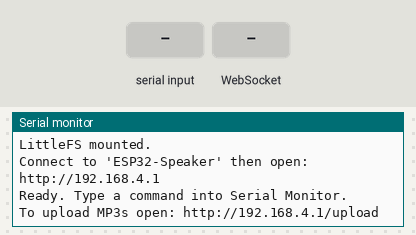
This sketch was run on a simulated ESP32. Parts: the last lines printed to the serial monitor. The inputs (shaded band) are chosen by the test bench. Storage starts empty.

Above: at 2.2 s.
2.3 s: "BEEP,1\n" received over Serial
At 3.4 s:
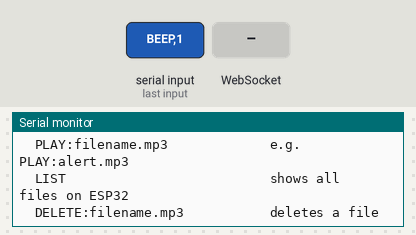
3.8 s: WebSocket text "BEEP" received
At 4.6 s:
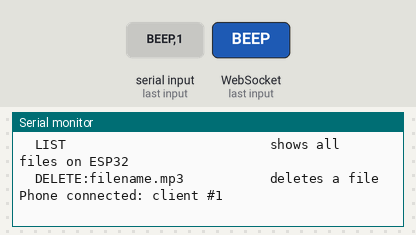
5.3 s: "BEEP\n" received over Serial
At 6.3 s:
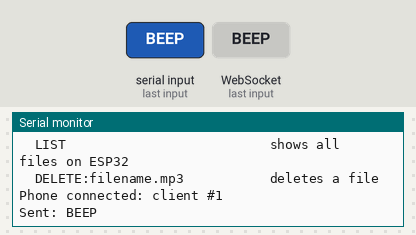
6.8 s: "ALERT\n" received over Serial
At 7.6 s:
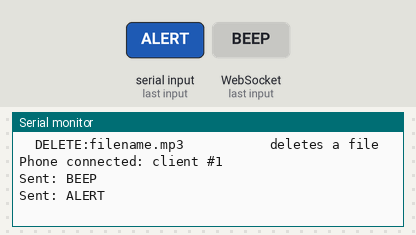
8.3 s: "ALARM\n" received over Serial
At 9.5 s:
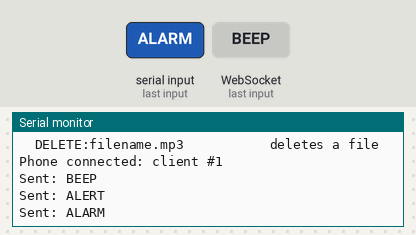
9.8 s: "SUCCESS\n" received over Serial
At 10.8 s:
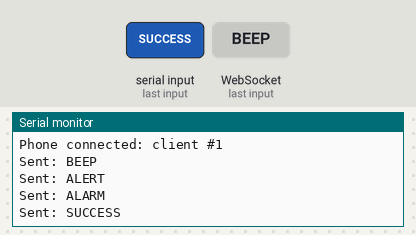

Measured:
- after the input at 2.3 s, the serial monitor: prints a new line at once (image 1)
- after the input at 3.8 s, the serial monitor: prints a new line at once (image 2)
- after the input at 5.3 s, the serial monitor: prints a new line at once (image 3)
- after the input at 6.8 s, the serial monitor: prints a new line at once (image 4)
- after the input at 8.3 s, the serial monitor: prints a new line at once (image 5)
- after the input at 9.8 s, the serial monitor: prints a new line at once (image 6)

The sketch:

web_socket.ino
```cpp
#include <WiFi.h>
#include <AsyncTCP.h>
#include <ESPAsyncWebServer.h>
#include <LittleFS.h>

AsyncWebServer server(80);
AsyncWebSocket ws("/ws");

const char webpage[] PROGMEM = R"rawhtml(
<!DOCTYPE html>
<html>
<head>
  <meta charset="UTF-8">
  <meta name="viewport" content="width=device-width, initial-scale=1">
  <title>ESP32 Speaker</title>
  <style>
    body {
      font-family: sans-serif;
      display: flex;
      flex-direction: column;
      align-items: center;
      justify-content: center;
      height: 100vh;
      margin: 0;
      background: #1a1a2e;
      color: white;
      gap: 20px;
    }
    button {
      padding: 16px 32px;
      font-size: 1.1rem;
      border: none;
      border-radius: 12px;
      background: #e94560;
      color: white;
      cursor: pointer;
    }
    button.hidden { display: none; }
    #status { color: #aaa; font-size: 0.95rem; text-align: center; padding: 0 20px; }
  </style>
</head>
<body>
  <div id="status">Press to unlock audio</div>
  <button id="unlockBtn">🔊 Unlock Audio</button>

  <script>
    let audioCtx = null;
    let voices   = [];

    function loadVoices() {
      voices = window.speechSynthesis.getVoices();
    }
    window.speechSynthesis.onvoiceschanged = loadVoices;
    loadVoices();

    document.getElementById('unlockBtn').addEventListener('click', () => {
      audioCtx = new (window.AudioContext || window.webkitAudioContext)();

      // Silent buffer — fully unlocks AudioContext on iOS
      const buf = audioCtx.createBuffer(1, 1, 22050);
      const src = audioCtx.createBufferSource();
      src.buffer = buf;
      src.connect(audioCtx.destination);
      src.start(0);

      loadVoices();
      document.getElementById('unlockBtn').classList.add('hidden');
      document.getElementById('status').textContent = 'Ready — waiting for commands...';
    });

    // --- MP3 playback via AudioContext (no HTML5 Audio element needed) ---
    let currentSource = null;

    function playMP3(filename) {
      if (!audioCtx) {
        document.getElementById('status').textContent = 'Unlock audio first!';
        return;
      }
      audioCtx.resume().then(() => {
        fetch('/files/' + filename)
          .then(r => {
            if (!r.ok) throw new Error('File not found: ' + filename);
            return r.arrayBuffer();
          })
          .then(arrayBuf => audioCtx.decodeAudioData(arrayBuf))
          .then(decoded => {
            // Stop anything currently playing
            if (currentSource) {
              try { currentSource.stop(); } catch(e) {}
            }
            currentSource = audioCtx.createBufferSource();
            currentSource.buffer = decoded;
            currentSource.connect(audioCtx.destination);
            currentSource.start(0);
          })
          .catch(err => {
            document.getElementById('status').textContent = 'MP3 error: ' + err.message;
          });
      });
    }

    // --- Tone playback ---
    function playTone(freq, dur, type) {
      if (!audioCtx) return;
      audioCtx.resume().then(() => {
        const osc  = audioCtx.createOscillator();
        const gain = audioCtx.createGain();
        osc.connect(gain);
        gain.connect(audioCtx.destination);
        osc.type = type || 'sine';
        osc.frequency.setValueAtTime(freq, audioCtx.currentTime);
        gain.gain.setValueAtTime(0.8, audioCtx.currentTime);
        gain.gain.exponentialRampToValueAtTime(0.001, audioCtx.currentTime + dur);
        osc.start();
        osc.stop(audioCtx.currentTime + dur);
      });
    }

    function playPattern(notes) {
      if (!audioCtx) return;
      audioCtx.resume().then(() => {
        let time = audioCtx.currentTime;
        notes.forEach(([freq, dur, type]) => {
          const osc  = audioCtx.createOscillator();
          const gain = audioCtx.createGain();
          osc.connect(gain);
          gain.connect(audioCtx.destination);
          osc.type = type || 'sine';
          osc.frequency.setValueAtTime(freq, time);
          gain.gain.setValueAtTime(0.8, time);
          gain.gain.exponentialRampToValueAtTime(0.001, time + dur);
          osc.start(time);
          osc.stop(time + dur);
          time += dur + 0.05;
        });
      });
    }

    // --- TTS ---
    function sayText(text) {
      window.speechSynthesis.cancel();
      const utterance  = new SpeechSynthesisUtterance(text);
      utterance.rate   = 1.0;
      utterance.pitch  = 1.0;
      utterance.volume = 1.0;
      utterance.voice  = voices.find(v => v.lang === 'en-US') || voices[0] || null;
      window.speechSynthesis.speak(utterance);
    }

    // --- WebSocket ---
    const ws = new WebSocket(`ws://${location.hostname}/ws`);

    ws.onmessage = (e) => {
      const msg = e.data;
      document.getElementById('status').textContent = 'Received: ' + msg;

      if (msg.startsWith('PLAY:')) {
        playMP3(msg.substring(5));
      } else if (msg.startsWith('SAY:')) {
        sayText(msg.substring(4));
      } else if (msg.startsWith('TONE:')) {
        const [, freq, dur, type] = msg.split(':');
        playTone(parseFloat(freq), parseFloat(dur), type);
      } else if (msg === 'ALERT') {
        playPattern([[880,0.1],[880,0.1],[880,0.2]]);
      } else if (msg === 'ALARM') {
        playPattern([[1200,0.15],[900,0.15],[600,0.3]]);
      } else if (msg === 'SUCCESS') {
        playPattern([[523,0.1],[659,0.1],[784,0.2]]);
      } else if (msg === 'FAIL') {
        playPattern([[400,0.15],[300,0.3]]);
      } else if (msg === 'BEEP') {
        playTone(880, 0.15, 'sine');
      }
    };

    ws.onclose = () => {
      document.getElementById('status').textContent = 'Disconnected — reload page.';
    };
  </script>
</body>
</html>
)rawhtml";

void handleSerialCommand(String cmd) {
  cmd.trim();
  if (cmd.length() == 0) return;

  if (cmd == "BEEP" || cmd == "ALERT" || cmd == "ALARM" || cmd == "SUCCESS" || cmd == "FAIL") {
    ws.textAll(cmd);
    Serial.println("Sent: " + cmd);
  } else if (cmd.startsWith("TONE:") || cmd.startsWith("SAY:") || cmd.startsWith("PLAY:")) {
    ws.textAll(cmd);
    Serial.println("Sent: " + cmd);
  } else if (cmd == "LIST") {
    File root = LittleFS.open("/");
    File file = root.openNextFile();
    Serial.println("Files on LittleFS:");
    bool any = false;
    while (file) {
      Serial.printf("  %s  (%d bytes)\n", file.name(), file.size());
      file = root.openNextFile();
      any = true;
    }
    if (!any) Serial.println("  (none)");
  } else if (cmd.startsWith("DELETE:")) {
    String path = "/" + cmd.substring(7);
    if (LittleFS.remove(path)) {
      Serial.println("Deleted: " + path);
    } else {
      Serial.println("ERROR: Could not delete " + path);
    }
  } else {
    Serial.println("Unknown command. Valid commands:");
    Serial.println("  BEEP");
    Serial.println("  ALERT");
    Serial.println("  ALARM");
    Serial.println("  SUCCESS");
    Serial.println("  FAIL");
    Serial.println("  TONE:frequency:duration:type  e.g. TONE:440:1.0:square");
    Serial.println("  SAY:your text here            e.g. SAY:Hello world");
    Serial.println("  PLAY:filename.mp3             e.g. PLAY:alert.mp3");
    Serial.println("  LIST                          shows all files on ESP32");
    Serial.println("  DELETE:filename.mp3           deletes a file");
  }
}

void setup() {
  Serial.begin(115200);
  delay(1000);

  if (!LittleFS.begin(true)) {
    Serial.println("ERROR: LittleFS mount failed.");
  } else {
    Serial.println("LittleFS mounted.");
  }

  WiFi.softAP("ESP32-Speaker", "12345678");
  Serial.print("Connect to 'ESP32-Speaker' then open: http://");
  Serial.println(WiFi.softAPIP());

  // Serve MP3s from /files/
  server.serveStatic("/files/", LittleFS, "/");

  // Main webpage
  server.on("/", HTTP_GET, [](AsyncWebServerRequest* req) {
    req->send_P(200, "text/html", webpage);
  });

  // Upload page
  server.on("/upload", HTTP_GET, [](AsyncWebServerRequest* req) {
    req->send(200, "text/html",
      "<!DOCTYPE html><html><body style='font-family:sans-serif;padding:2rem;background:#1a1a2e;color:white'>"
      "<h2>Upload MP3</h2>"
      "<form method='POST' action='/upload' enctype='multipart/form-data'>"
      "<input type='file' name='file' accept='.mp3' style='color:white'><br><br>"
      "<input type='submit' value='Upload' style='padding:10px 24px;background:#e94560;color:white;border:none;border-radius:8px;cursor:pointer'>"
      "</form>"
      "<br><a href='/' style='color:#aaa'>Back to main page</a>"
      "</body></html>"
    );
  });

  // Handle file upload
  server.on("/upload", HTTP_POST,
    [](AsyncWebServerRequest* req) {
      req->send(200, "text/html",
        "<!DOCTYPE html><html><body style='font-family:sans-serif;padding:2rem;background:#1a1a2e;color:white'>"
        "<h2>Upload complete!</h2>"
        "<a href='/upload' style='color:#e94560'>Upload another</a>"
        "&nbsp;&nbsp;"
        "<a href='/' style='color:#aaa'>Back to main page</a>"
        "</body></html>"
      );
    },
    [](AsyncWebServerRequest* req, String filename, size_t index, uint8_t* data, size_t len, bool final) {
      static File uploadFile;
      if (index == 0) {
        String path = "/" + filename;
        Serial.println("Uploading: " + path);
        uploadFile = LittleFS.open(path, "w");
        if (!uploadFile) Serial.println("ERROR: Could not open file for writing");
      }
      if (uploadFile) uploadFile.write(data, len);
      if (final && uploadFile) {
        uploadFile.close();
        Serial.printf("Upload complete: %s (%d bytes)\n", filename.c_str(), index + len);
      }
    }
  );

  ws.onEvent([](AsyncWebSocket* s, AsyncWebSocketClient* c,
                AwsEventType type, void* arg, uint8_t* data, size_t len) {
    if (type == WS_EVT_CONNECT)
      Serial.printf("Phone connected: client #%u\n", c->id());
    else if (type == WS_EVT_DISCONNECT)
      Serial.printf("Phone disconnected: client #%u\n", c->id());
  });

  server.addHandler(&ws);
  server.begin();
  Serial.println("Ready. Type a command into Serial Monitor.");
  Serial.println("To upload MP3s open: http://192.168.4.1/upload");
}

void loop() {
  ws.cleanupClients();

  if (Serial.available()) {
    String cmd = Serial.readStringUntil('\n');
    handleSerialCommand(cmd);
  }

  delay(10);
}
```
